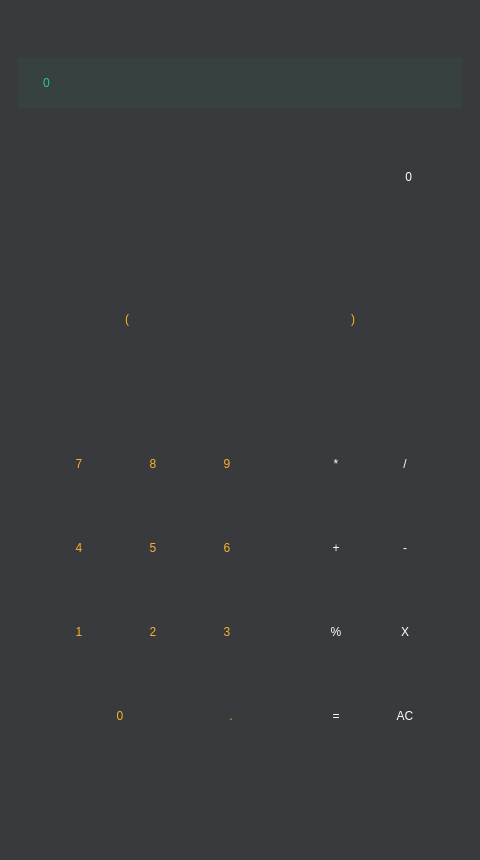
<?xml version="1.0" encoding="UTF-8"?>
<ui version="4.0">
 <class>MainWindow</class>
 <widget class="QMainWindow" name="MainWindow">
  <property name="geometry">
   <rect>
    <x>0</x>
    <y>0</y>
    <width>480</width>
    <height>860</height>
   </rect>
  </property>
  <property name="minimumSize">
   <size>
    <width>480</width>
    <height>860</height>
   </size>
  </property>
  <property name="maximumSize">
   <size>
    <width>480</width>
    <height>860</height>
   </size>
  </property>
  <property name="windowTitle">
   <string>MainWindow</string>
  </property>
  <property name="styleSheet">
   <string notr="true">background-color: rgb(57, 58, 62);
font: 14pt &quot;Segoe UI&quot;;</string>
  </property>
  <widget class="QWidget" name="centralwidget">
   <layout class="QVBoxLayout" name="verticalLayout_4">
    <item>
     <widget class="QFrame" name="frame_13">
      <property name="styleSheet">
       <string notr="true">border-width: 1px;
border: none;</string>
      </property>
      <property name="frameShape">
       <enum>QFrame::StyledPanel</enum>
      </property>
      <property name="frameShadow">
       <enum>QFrame::Raised</enum>
      </property>
      <layout class="QVBoxLayout" name="verticalLayout_3">
       <item>
        <spacer name="verticalSpacer_3">
         <property name="orientation">
          <enum>Qt::Vertical</enum>
         </property>
         <property name="sizeType">
          <enum>QSizePolicy::Minimum</enum>
         </property>
         <property name="sizeHint" stdset="0">
          <size>
           <width>20</width>
           <height>40</height>
          </size>
         </property>
        </spacer>
       </item>
       <item>
        <widget class="QLabel" name="eqLbl">
         <property name="minimumSize">
          <size>
           <width>0</width>
           <height>50</height>
          </size>
         </property>
         <property name="styleSheet">
          <string notr="true">background-color: rgba(34, 203, 152, 0.05);
font: 14pt &quot;Segoe UI&quot;;
color: rgb(34, 203, 152);
</string>
         </property>
         <property name="text">
          <string>0</string>
         </property>
         <property name="indent">
          <number>25</number>
         </property>
        </widget>
       </item>
       <item>
        <widget class="QLabel" name="resLbl">
         <property name="minimumSize">
          <size>
           <width>0</width>
           <height>125</height>
          </size>
         </property>
         <property name="styleSheet">
          <string notr="true">font: 75pt &quot;Segoe UI&quot; bold;
color: rgb(255, 255, 255);</string>
         </property>
         <property name="text">
          <string>0</string>
         </property>
         <property name="alignment">
          <set>Qt::AlignRight|Qt::AlignTrailing|Qt::AlignVCenter</set>
         </property>
         <property name="indent">
          <number>50</number>
         </property>
        </widget>
       </item>
       <item>
        <spacer name="verticalSpacer_4">
         <property name="orientation">
          <enum>Qt::Vertical</enum>
         </property>
         <property name="sizeType">
          <enum>QSizePolicy::Minimum</enum>
         </property>
         <property name="sizeHint" stdset="0">
          <size>
           <width>20</width>
           <height>40</height>
          </size>
         </property>
        </spacer>
       </item>
       <item>
        <widget class="QFrame" name="frame">
         <property name="frameShape">
          <enum>QFrame::StyledPanel</enum>
         </property>
         <property name="frameShadow">
          <enum>QFrame::Raised</enum>
         </property>
         <layout class="QHBoxLayout" name="horizontalLayout">
          <item>
           <spacer name="horizontalSpacer_2">
            <property name="orientation">
             <enum>Qt::Horizontal</enum>
            </property>
            <property name="sizeType">
             <enum>QSizePolicy::Maximum</enum>
            </property>
            <property name="sizeHint" stdset="0">
             <size>
              <width>20</width>
              <height>20</height>
             </size>
            </property>
           </spacer>
          </item>
          <item>
           <widget class="QPushButton" name="leftParenthBtn">
            <property name="minimumSize">
             <size>
              <width>200</width>
              <height>50</height>
             </size>
            </property>
            <property name="styleSheet">
             <string notr="true">QPushButton{
	image: url(:/newPrefix/icons/recBTN.png);
	background-color: transparent;
	font: 24pt &quot;Segoe UI&quot;;
	color:rgb(254, 176, 41);
	border-style: solid;
 }
 QPushButton:pressed {
    image: url(:/newPrefix/icons/oParenSelectBtn.png);
	background-color: transparent;
	font: 24pt &quot;Segoe UI&quot;;
	color:rgb(254, 176, 41);
	border-style: solid;
 }
</string>
            </property>
            <property name="text">
             <string>(</string>
            </property>
           </widget>
          </item>
          <item>
           <spacer name="horizontalSpacer">
            <property name="orientation">
             <enum>Qt::Horizontal</enum>
            </property>
            <property name="sizeHint" stdset="0">
             <size>
              <width>60</width>
              <height>20</height>
             </size>
            </property>
           </spacer>
          </item>
          <item alignment="Qt::AlignHCenter|Qt::AlignVCenter">
           <widget class="QPushButton" name="rightParenthBtn">
            <property name="minimumSize">
             <size>
              <width>200</width>
              <height>50</height>
             </size>
            </property>
            <property name="sizeIncrement">
             <size>
              <width>0</width>
              <height>0</height>
             </size>
            </property>
            <property name="baseSize">
             <size>
              <width>0</width>
              <height>0</height>
             </size>
            </property>
            <property name="autoFillBackground">
             <bool>false</bool>
            </property>
            <property name="styleSheet">
             <string notr="true">QPushButton{
	image: url(:/newPrefix/icons/recBTN.png);
	background-color: transparent;
	font: 24pt &quot;Segoe UI&quot;;
	color:rgb(254, 176, 41);
	border-style: solid;
 }
 QPushButton:pressed {
    image: url(:/newPrefix/icons/oParenSelectBtn.png);
	background-color: transparent;
	font: 24pt &quot;Segoe UI&quot;;
	color:rgb(254, 176, 41);
	border-style: solid;
 }
</string>
            </property>
            <property name="text">
             <string>)</string>
            </property>
            <property name="iconSize">
             <size>
              <width>20</width>
              <height>20</height>
             </size>
            </property>
            <property name="flat">
             <bool>false</bool>
            </property>
           </widget>
          </item>
          <item>
           <spacer name="horizontalSpacer_3">
            <property name="orientation">
             <enum>Qt::Horizontal</enum>
            </property>
            <property name="sizeType">
             <enum>QSizePolicy::Maximum</enum>
            </property>
            <property name="sizeHint" stdset="0">
             <size>
              <width>20</width>
              <height>20</height>
             </size>
            </property>
           </spacer>
          </item>
         </layout>
        </widget>
       </item>
       <item>
        <spacer name="verticalSpacer_2">
         <property name="orientation">
          <enum>Qt::Vertical</enum>
         </property>
         <property name="sizeHint" stdset="0">
          <size>
           <width>20</width>
           <height>40</height>
          </size>
         </property>
        </spacer>
       </item>
       <item>
        <widget class="QFrame" name="frame_12">
         <property name="styleSheet">
          <string notr="true">font: 20pt &quot;Segoe UI&quot;;
color: rgb(255, 255, 255);</string>
         </property>
         <property name="frameShape">
          <enum>QFrame::StyledPanel</enum>
         </property>
         <property name="frameShadow">
          <enum>QFrame::Raised</enum>
         </property>
         <layout class="QHBoxLayout" name="horizontalLayout_10">
          <item>
           <widget class="QFrame" name="frame_10">
            <property name="styleSheet">
             <string notr="true">font: 24pt &quot;Segoe UI&quot;;
color: rgb(254, 176, 41)</string>
            </property>
            <property name="frameShape">
             <enum>QFrame::StyledPanel</enum>
            </property>
            <property name="frameShadow">
             <enum>QFrame::Raised</enum>
            </property>
            <layout class="QVBoxLayout" name="verticalLayout">
             <item>
              <widget class="QFrame" name="frame_2">
               <property name="minimumSize">
                <size>
                 <width>50</width>
                 <height>0</height>
                </size>
               </property>
               <property name="frameShape">
                <enum>QFrame::StyledPanel</enum>
               </property>
               <property name="frameShadow">
                <enum>QFrame::Raised</enum>
               </property>
               <layout class="QHBoxLayout" name="horizontalLayout_2">
                <item>
                 <widget class="QPushButton" name="sevenBtn">
                  <property name="minimumSize">
                   <size>
                    <width>60</width>
                    <height>60</height>
                   </size>
                  </property>
                  <property name="styleSheet">
                   <string notr="true">QPushButton{
	image: url(:/newPrefix/icons/nBbtn.png);
	background-color: transparent;
	font: 24pt &quot;Segoe UI&quot;;
	color:rgb(254, 176, 41);
	border-style: solid;
 }
 QPushButton:pressed {
    image: url(:/newPrefix/icons/OselectBtn.png);
	background-color: transparent;
	font: 24pt &quot;Segoe UI&quot;;
	color:rgb(254, 176, 41);
	border-style: solid;
 }
</string>
                  </property>
                  <property name="text">
                   <string>7</string>
                  </property>
                 </widget>
                </item>
                <item>
                 <widget class="QPushButton" name="eightBtn">
                  <property name="minimumSize">
                   <size>
                    <width>60</width>
                    <height>60</height>
                   </size>
                  </property>
                  <property name="styleSheet">
                   <string notr="true">QPushButton{
	image: url(:/newPrefix/icons/nBbtn.png);
	background-color: transparent;
	font: 24pt &quot;Segoe UI&quot;;
	color:rgb(254, 176, 41);
	border-style: solid;
 }
 QPushButton:pressed {
    image: url(:/newPrefix/icons/OselectBtn.png);
	background-color: transparent;
	font: 24pt &quot;Segoe UI&quot;;
	color:rgb(254, 176, 41);
	border-style: solid;
 }
</string>
                  </property>
                  <property name="text">
                   <string>8</string>
                  </property>
                 </widget>
                </item>
                <item>
                 <widget class="QPushButton" name="nineBtn">
                  <property name="minimumSize">
                   <size>
                    <width>60</width>
                    <height>60</height>
                   </size>
                  </property>
                  <property name="styleSheet">
                   <string notr="true">QPushButton{
	image: url(:/newPrefix/icons/nBbtn.png);
	background-color: transparent;
	font: 24pt &quot;Segoe UI&quot;;
	color:rgb(254, 176, 41);
	border-style: solid;
 }
 QPushButton:pressed {
    image: url(:/newPrefix/icons/OselectBtn.png);
	background-color: transparent;
	font: 24pt &quot;Segoe UI&quot;;
	color:rgb(254, 176, 41);
	border-style: solid;
 }
</string>
                  </property>
                  <property name="text">
                   <string>9</string>
                  </property>
                 </widget>
                </item>
               </layout>
              </widget>
             </item>
             <item>
              <widget class="QFrame" name="frame_3">
               <property name="frameShape">
                <enum>QFrame::StyledPanel</enum>
               </property>
               <property name="frameShadow">
                <enum>QFrame::Raised</enum>
               </property>
               <layout class="QHBoxLayout" name="horizontalLayout_3">
                <item>
                 <widget class="QPushButton" name="fourBtn">
                  <property name="minimumSize">
                   <size>
                    <width>60</width>
                    <height>60</height>
                   </size>
                  </property>
                  <property name="styleSheet">
                   <string notr="true">QPushButton{
	image: url(:/newPrefix/icons/nBbtn.png);
	background-color: transparent;
	font: 24pt &quot;Segoe UI&quot;;
	color:rgb(254, 176, 41);
	border-style: solid;
 }
 QPushButton:pressed {
    image: url(:/newPrefix/icons/OselectBtn.png);
	background-color: transparent;
	font: 24pt &quot;Segoe UI&quot;;
	color:rgb(254, 176, 41);
	border-style: solid;
 }
</string>
                  </property>
                  <property name="text">
                   <string>4</string>
                  </property>
                 </widget>
                </item>
                <item>
                 <widget class="QPushButton" name="fiveBtn">
                  <property name="minimumSize">
                   <size>
                    <width>60</width>
                    <height>60</height>
                   </size>
                  </property>
                  <property name="styleSheet">
                   <string notr="true">QPushButton{
	image: url(:/newPrefix/icons/nBbtn.png);
	background-color: transparent;
	font: 24pt &quot;Segoe UI&quot;;
	color:rgb(254, 176, 41);
	border-style: solid;
 }
 QPushButton:pressed {
    image: url(:/newPrefix/icons/OselectBtn.png);
	background-color: transparent;
	font: 24pt &quot;Segoe UI&quot;;
	color:rgb(254, 176, 41);
	border-style: solid;
 }
</string>
                  </property>
                  <property name="text">
                   <string>5</string>
                  </property>
                 </widget>
                </item>
                <item>
                 <widget class="QPushButton" name="sixBtn">
                  <property name="minimumSize">
                   <size>
                    <width>60</width>
                    <height>60</height>
                   </size>
                  </property>
                  <property name="styleSheet">
                   <string notr="true">QPushButton{
	image: url(:/newPrefix/icons/nBbtn.png);
	background-color: transparent;
	font: 24pt &quot;Segoe UI&quot;;
	color:rgb(254, 176, 41);
	border-style: solid;
 }
 QPushButton:pressed {
    image: url(:/newPrefix/icons/OselectBtn.png);
	background-color: transparent;
	font: 24pt &quot;Segoe UI&quot;;
	color:rgb(254, 176, 41);
	border-style: solid;
 }
</string>
                  </property>
                  <property name="text">
                   <string>6</string>
                  </property>
                 </widget>
                </item>
               </layout>
              </widget>
             </item>
             <item>
              <widget class="QFrame" name="frame_4">
               <property name="frameShape">
                <enum>QFrame::StyledPanel</enum>
               </property>
               <property name="frameShadow">
                <enum>QFrame::Raised</enum>
               </property>
               <layout class="QHBoxLayout" name="horizontalLayout_4">
                <item>
                 <widget class="QPushButton" name="oneBtn">
                  <property name="minimumSize">
                   <size>
                    <width>60</width>
                    <height>60</height>
                   </size>
                  </property>
                  <property name="styleSheet">
                   <string notr="true">QPushButton{
	image: url(:/newPrefix/icons/nBbtn.png);
	background-color: transparent;
	font: 24pt &quot;Segoe UI&quot;;
	color:rgb(254, 176, 41);
	border-style: solid;
 }
 QPushButton:pressed {
    image: url(:/newPrefix/icons/OselectBtn.png);
	background-color: transparent;
	font: 24pt &quot;Segoe UI&quot;;
	color:rgb(254, 176, 41);
	border-style: solid;
 }
</string>
                  </property>
                  <property name="text">
                   <string>1</string>
                  </property>
                 </widget>
                </item>
                <item>
                 <widget class="QPushButton" name="twoBtn">
                  <property name="minimumSize">
                   <size>
                    <width>60</width>
                    <height>60</height>
                   </size>
                  </property>
                  <property name="styleSheet">
                   <string notr="true">QPushButton{
	image: url(:/newPrefix/icons/nBbtn.png);
	background-color: transparent;
	font: 24pt &quot;Segoe UI&quot;;
	color:rgb(254, 176, 41);
	border-style: solid;
 }
 QPushButton:pressed {
    image: url(:/newPrefix/icons/OselectBtn.png);
	background-color: transparent;
	font: 24pt &quot;Segoe UI&quot;;
	color:rgb(254, 176, 41);
	border-style: solid;
 }
</string>
                  </property>
                  <property name="text">
                   <string>2</string>
                  </property>
                 </widget>
                </item>
                <item>
                 <widget class="QPushButton" name="threeBtn">
                  <property name="minimumSize">
                   <size>
                    <width>60</width>
                    <height>60</height>
                   </size>
                  </property>
                  <property name="styleSheet">
                   <string notr="true">QPushButton{
	image: url(:/newPrefix/icons/nBbtn.png);
	background-color: transparent;
	font: 24pt &quot;Segoe UI&quot;;
	color:rgb(254, 176, 41);
	border-style: solid;
 }
 QPushButton:pressed {
    image: url(:/newPrefix/icons/OselectBtn.png);
	background-color: transparent;
	font: 24pt &quot;Segoe UI&quot;;
	color:rgb(254, 176, 41);
	border-style: solid;
 }
</string>
                  </property>
                  <property name="text">
                   <string>3</string>
                  </property>
                 </widget>
                </item>
               </layout>
              </widget>
             </item>
             <item>
              <widget class="QFrame" name="frame_5">
               <property name="frameShape">
                <enum>QFrame::StyledPanel</enum>
               </property>
               <property name="frameShadow">
                <enum>QFrame::Raised</enum>
               </property>
               <layout class="QHBoxLayout" name="horizontalLayout_5">
                <item>
                 <widget class="QPushButton" name="zeroBtn">
                  <property name="minimumSize">
                   <size>
                    <width>150</width>
                    <height>50</height>
                   </size>
                  </property>
                  <property name="styleSheet">
                   <string notr="true">QPushButton{
	image: url(:/newPrefix/icons/recZBtn.png);
	background-color: transparent;
	font: 24pt &quot;Segoe UI&quot;;
	color:rgb(254, 176, 41);
	border-style: solid;
 }
 QPushButton:pressed {
    image: url(:/newPrefix/icons/oZerSelecBtn.png);
	background-color: transparent;
	font: 24pt &quot;Segoe UI&quot;;
	color:rgb(254, 176, 41);
	border-style: solid;
 }
</string>
                  </property>
                  <property name="text">
                   <string>0</string>
                  </property>
                 </widget>
                </item>
                <item>
                 <widget class="QPushButton" name="dotBtn">
                  <property name="minimumSize">
                   <size>
                    <width>60</width>
                    <height>60</height>
                   </size>
                  </property>
                  <property name="styleSheet">
                   <string notr="true">QPushButton{
	image: url(:/newPrefix/icons/nBbtn.png);
	background-color: transparent;
	font: 24pt &quot;Segoe UI&quot;;
	color:rgb(254, 176, 41);
	border-style: solid;
 }
 QPushButton:pressed {
    image: url(:/newPrefix/icons/OselectBtn.png);
	background-color: transparent;
	font: 24pt &quot;Segoe UI&quot;;
	color:rgb(254, 176, 41);
	border-style: solid;
 }
</string>
                  </property>
                  <property name="text">
                   <string>.</string>
                  </property>
                 </widget>
                </item>
               </layout>
              </widget>
             </item>
            </layout>
           </widget>
          </item>
          <item>
           <spacer name="horizontalSpacer_8">
            <property name="orientation">
             <enum>Qt::Horizontal</enum>
            </property>
            <property name="sizeHint" stdset="0">
             <size>
              <width>20</width>
              <height>20</height>
             </size>
            </property>
           </spacer>
          </item>
          <item>
           <widget class="QFrame" name="frame_11">
            <property name="styleSheet">
             <string notr="true">font: 30pt &quot;Segoe UI&quot;;
</string>
            </property>
            <property name="frameShape">
             <enum>QFrame::StyledPanel</enum>
            </property>
            <property name="frameShadow">
             <enum>QFrame::Raised</enum>
            </property>
            <layout class="QVBoxLayout" name="verticalLayout_2">
             <item>
              <widget class="QFrame" name="frame_6">
               <property name="frameShape">
                <enum>QFrame::StyledPanel</enum>
               </property>
               <property name="frameShadow">
                <enum>QFrame::Raised</enum>
               </property>
               <layout class="QHBoxLayout" name="horizontalLayout_6">
                <item alignment="Qt::AlignHCenter|Qt::AlignVCenter">
                 <widget class="QPushButton" name="mulBtn">
                  <property name="minimumSize">
                   <size>
                    <width>60</width>
                    <height>60</height>
                   </size>
                  </property>
                  <property name="styleSheet">
                   <string notr="true">QPushButton{
	image: url(:/newPrefix/icons/tBtn.png);
	background-color: transparent;
	font: 30pt &quot;Segoe UI&quot;;
	color:rgb(255, 255, 255);
	border-style: solid;
 }
 QPushButton:pressed {
    image: url(:/newPrefix/icons/OselectBtn.png);
	background-color: transparent;
	font: 30pt &quot;Segoe UI&quot;;
	color:rgb(254, 176, 41);
	border-style: solid;
 }
</string>
                  </property>
                  <property name="text">
                   <string>*</string>
                  </property>
                 </widget>
                </item>
                <item>
                 <spacer name="horizontalSpacer_4">
                  <property name="orientation">
                   <enum>Qt::Horizontal</enum>
                  </property>
                  <property name="sizeType">
                   <enum>QSizePolicy::Expanding</enum>
                  </property>
                  <property name="sizeHint" stdset="0">
                   <size>
                    <width>20</width>
                    <height>20</height>
                   </size>
                  </property>
                 </spacer>
                </item>
                <item alignment="Qt::AlignHCenter|Qt::AlignVCenter">
                 <widget class="QPushButton" name="divBtn">
                  <property name="minimumSize">
                   <size>
                    <width>60</width>
                    <height>60</height>
                   </size>
                  </property>
                  <property name="styleSheet">
                   <string notr="true">QPushButton{
	image: url(:/newPrefix/icons/tBtn.png);
	background-color: transparent;
	font: 30pt &quot;Segoe UI&quot;;
	color:rgb(255, 255, 255);
	border-style: solid;
 }
 QPushButton:pressed {
    image: url(:/newPrefix/icons/OselectBtn.png);
	background-color: transparent;
	font: 30pt &quot;Segoe UI&quot;;
	color:rgb(254, 176, 41);
	border-style: solid;
 }
</string>
                  </property>
                  <property name="text">
                   <string>/</string>
                  </property>
                 </widget>
                </item>
               </layout>
              </widget>
             </item>
             <item>
              <widget class="QFrame" name="frame_7">
               <property name="frameShape">
                <enum>QFrame::StyledPanel</enum>
               </property>
               <property name="frameShadow">
                <enum>QFrame::Raised</enum>
               </property>
               <layout class="QHBoxLayout" name="horizontalLayout_7">
                <item alignment="Qt::AlignHCenter">
                 <widget class="QPushButton" name="addBtn">
                  <property name="minimumSize">
                   <size>
                    <width>60</width>
                    <height>60</height>
                   </size>
                  </property>
                  <property name="styleSheet">
                   <string notr="true">QPushButton{
	image: url(:/newPrefix/icons/tBtn.png);
	background-color: transparent;
	font: 30pt &quot;Segoe UI&quot;;
	color:rgb(255, 255, 255);
	border-style: solid;
 }
 QPushButton:pressed {
    image: url(:/newPrefix/icons/OselectBtn.png);
	background-color: transparent;
	font: 30pt &quot;Segoe UI&quot;;
	color:rgb(254, 176, 41);
	border-style: solid;
 }
</string>
                  </property>
                  <property name="text">
                   <string>+</string>
                  </property>
                 </widget>
                </item>
                <item>
                 <spacer name="horizontalSpacer_5">
                  <property name="orientation">
                   <enum>Qt::Horizontal</enum>
                  </property>
                  <property name="sizeType">
                   <enum>QSizePolicy::Expanding</enum>
                  </property>
                  <property name="sizeHint" stdset="0">
                   <size>
                    <width>20</width>
                    <height>20</height>
                   </size>
                  </property>
                 </spacer>
                </item>
                <item>
                 <widget class="QPushButton" name="subBtn">
                  <property name="minimumSize">
                   <size>
                    <width>60</width>
                    <height>60</height>
                   </size>
                  </property>
                  <property name="styleSheet">
                   <string notr="true">QPushButton{
	image: url(:/newPrefix/icons/tBtn.png);
	background-color: transparent;
	font: 30pt &quot;Segoe UI&quot;;
	color:rgb(255, 255, 255);
	border-style: solid;
 }
 QPushButton:pressed {
    image: url(:/newPrefix/icons/OselectBtn.png);
	background-color: transparent;
	font: 30pt &quot;Segoe UI&quot;;
	color:rgb(254, 176, 41);
	border-style: solid;
 }
</string>
                  </property>
                  <property name="text">
                   <string>-</string>
                  </property>
                 </widget>
                </item>
               </layout>
              </widget>
             </item>
             <item>
              <widget class="QFrame" name="frame_8">
               <property name="frameShape">
                <enum>QFrame::StyledPanel</enum>
               </property>
               <property name="frameShadow">
                <enum>QFrame::Raised</enum>
               </property>
               <layout class="QHBoxLayout" name="horizontalLayout_8">
                <item>
                 <widget class="QPushButton" name="remBtn">
                  <property name="minimumSize">
                   <size>
                    <width>60</width>
                    <height>60</height>
                   </size>
                  </property>
                  <property name="styleSheet">
                   <string notr="true">QPushButton{
	image: url(:/newPrefix/icons/tBtn.png);
	background-color: transparent;
	font: 30pt &quot;Segoe UI&quot;;
	color:rgb(255, 255, 255);
	border-style: solid;
 }
 QPushButton:pressed {
    image: url(:/newPrefix/icons/OselectBtn.png);
	background-color: transparent;
	font: 30pt &quot;Segoe UI&quot;;
	color:rgb(254, 176, 41);
	border-style: solid;
 }
</string>
                  </property>
                  <property name="text">
                   <string>%</string>
                  </property>
                 </widget>
                </item>
                <item>
                 <spacer name="horizontalSpacer_6">
                  <property name="orientation">
                   <enum>Qt::Horizontal</enum>
                  </property>
                  <property name="sizeType">
                   <enum>QSizePolicy::Expanding</enum>
                  </property>
                  <property name="sizeHint" stdset="0">
                   <size>
                    <width>20</width>
                    <height>20</height>
                   </size>
                  </property>
                 </spacer>
                </item>
                <item>
                 <widget class="QPushButton" name="delBtn">
                  <property name="minimumSize">
                   <size>
                    <width>60</width>
                    <height>60</height>
                   </size>
                  </property>
                  <property name="styleSheet">
                   <string notr="true">QPushButton{
	image: url(:/newPrefix/icons/Obtn.png);
	background-color: transparent;
	font: 24pt &quot;Segoe UI&quot;;
	color:rgb(255, 255, 255);
	border-style: solid;
 }
 QPushButton:pressed {
    image: url(:/newPrefix/icons/OselectBtn.png);
	background-color: transparent;
	font: 24pt &quot;Segoe UI&quot;;
	color:rgb(254, 176, 41);
	border-style: solid;
 }
</string>
                  </property>
                  <property name="text">
                   <string>X</string>
                  </property>
                 </widget>
                </item>
               </layout>
              </widget>
             </item>
             <item>
              <widget class="QFrame" name="frame_9">
               <property name="frameShape">
                <enum>QFrame::StyledPanel</enum>
               </property>
               <property name="frameShadow">
                <enum>QFrame::Raised</enum>
               </property>
               <layout class="QHBoxLayout" name="horizontalLayout_9">
                <item>
                 <widget class="QPushButton" name="resultBtn">
                  <property name="minimumSize">
                   <size>
                    <width>60</width>
                    <height>60</height>
                   </size>
                  </property>
                  <property name="styleSheet">
                   <string notr="true">QPushButton{
	image: url(:/newPrefix/icons/Obtn.png);
	background-color: transparent;
	font: 30pt &quot;Segoe UI&quot;;
	color:rgb(255, 255, 255);
	border-style: solid;
 }
 QPushButton:pressed {
    image: url(:/newPrefix/icons/OselectBtn.png);
	background-color: transparent;
	font: 30pt &quot;Segoe UI&quot;;
	color:rgb(254, 176, 41);
	border-style: solid;
 }
</string>
                  </property>
                  <property name="text">
                   <string>=</string>
                  </property>
                 </widget>
                </item>
                <item>
                 <spacer name="horizontalSpacer_7">
                  <property name="orientation">
                   <enum>Qt::Horizontal</enum>
                  </property>
                  <property name="sizeType">
                   <enum>QSizePolicy::Expanding</enum>
                  </property>
                  <property name="sizeHint" stdset="0">
                   <size>
                    <width>20</width>
                    <height>20</height>
                   </size>
                  </property>
                 </spacer>
                </item>
                <item>
                 <widget class="QPushButton" name="clrBtn">
                  <property name="minimumSize">
                   <size>
                    <width>60</width>
                    <height>60</height>
                   </size>
                  </property>
                  <property name="styleSheet">
                   <string notr="true">QPushButton{
	image: url(:/newPrefix/icons/Obtn.png);
	background-color: transparent;
	font: 24pt &quot;Segoe UI&quot;;
	color:rgb(255, 255, 255);
	border-style: solid;
 }
 QPushButton:pressed {
    image: url(:/newPrefix/icons/OselectBtn.png);
	background-color: transparent;
	font: 24pt &quot;Segoe UI&quot;;
	color:rgb(254, 176, 41);
	border-style: solid;
 }
</string>
                  </property>
                  <property name="text">
                   <string>AC</string>
                  </property>
                 </widget>
                </item>
               </layout>
              </widget>
             </item>
            </layout>
           </widget>
          </item>
         </layout>
        </widget>
       </item>
       <item>
        <spacer name="verticalSpacer">
         <property name="orientation">
          <enum>Qt::Vertical</enum>
         </property>
         <property name="sizeHint" stdset="0">
          <size>
           <width>20</width>
           <height>40</height>
          </size>
         </property>
        </spacer>
       </item>
      </layout>
     </widget>
    </item>
   </layout>
  </widget>
  <widget class="QStatusBar" name="statusbar"/>
 </widget>
 <resources>
  <include location="btnRes.qrc"/>
 </resources>
 <connections/>
</ui>
